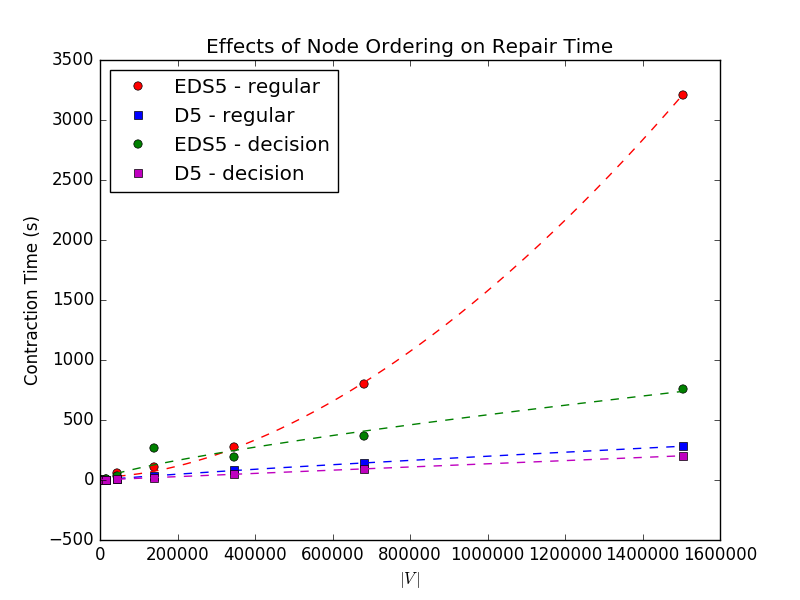

Recreate this plot in Python.
import matplotlib.pyplot as plt
import numpy as np
import math
from scipy.optimize import curve_fit

def linear(x, a, b):
  return a * x + b

def exponential(x, a, b, c):
  return a * x**2 + b * x + c

def exponential(x, a, b, c):
  return a * x**b + c

#plt.figure(num=None, figsize=(16, 12), dpi=300, facecolor='w', edgecolor='k')
plt.figure()

xs = [[1490, 4855, 15189, 43427, 138081, 346252, 681587, 1503567], [1490, 4855, 15189, 43427, 138081, 346252, 681587, 1503567], [1490, 4855, 15189, 43427, 138081, 346252, 681587, 1503567], [1490, 4855, 15189, 43427, 138081, 346252, 681587, 1503567]]
ys = [[0.2228060520001236, 1.8555066520002583, 10.67007054900023, 55.54242648700074, 111.41753270200024, 276.6879492450007, 799.021312891, 3211.573103781], [0.09970236099979957, 0.6367513140003211, 2.82379642000069, 10.443741371000215, 29.3362445570001, 80.48980009499974, 144.95471005099898, 280.376861550998], [0.1399367150006583, 1.2532831990001796, 7.910048228000051, 34.53181689200028, 265.2433016340001, 188.40716418899956, 366.3291645679983, 759.2621534159989], [0.054081736000625824, 0.37569782700029464, 1.7856588040003771, 7.623619067999243, 20.82412155200018, 49.701029986999856, 90.25244883800042, 202.52818293399832]]

def graph(i, label, pt_fmt, ln_fmt):

  y = np.array(ys[i])
  x = np.array(xs[i])

  xl = np.linspace(np.min(x), np.max(x), 500)

  popt, pcov = curve_fit(exponential, x, y)

  plt.plot(x, y, pt_fmt, label=label)
  plt.plot(xl, exponential(xl, *popt), ln_fmt)

graph(0, 'EDS5 - regular', 'ro', 'r--')
graph(1, 'D5 - regular', 'bs', 'b--')
graph(2, 'EDS5 - decision', 'go', 'g--')
graph(3, 'D5 - decision', 'ms', 'm--')

plt.title('Effects of Node Ordering on Repair Time')
plt.xlabel('$\\vert V\/\\vert$')
plt.ylabel('Contraction Time (s)')
plt.legend(loc=0, numpoints=1)

axes = plt.gca()
# axes.set_xscale('log')
# axes.set_yscale('log')

plt.savefig('nodes_vs_repair_time.png')
# plt.show()